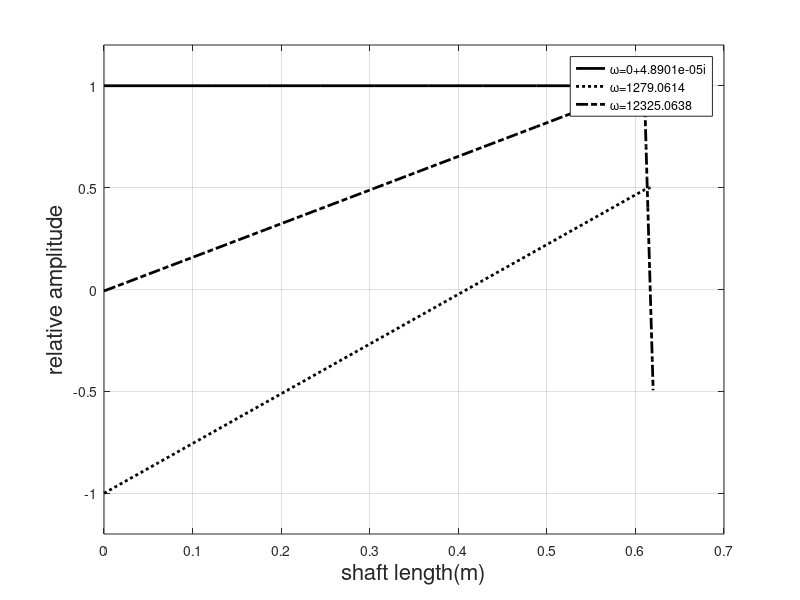

The MATLAB source for this figure:
% chapter-6_Question 8
clearvars
clc

rho=0; % density 7800 kg/m^3
G = 0.8e11; % in N/m^2

d = [0.04 0.04];   % diameters of shafts in m

    nele = 2;       % no. of elements
    connect = [1 1 2;   %% First Column is element number
               2 2 3];    % Second & Third Column are Nodes (in sequence)
               
           
     coord = [1 0.000;       % first column node second column x coodinate
              2 0.610;       %provided length convert into equivalent length
              3 0.620];
         
     %mass = [4   5   6   7];     % mass of disc at each node

     %Dia = [0.08   0.1   0.12    0.14];  % dia of disc at node
     
     Ip = [0.03 0.02 0.04]; % in kg-m^2
     
bc = 1;         %1: free-free ; 2:fixed-fixed ; 3:fixed-free ; 4:free-fixed


for i=1:nele+1
    %Ip(i) = mass(i)*Dia(i)^2/8;   % polar moment of inertia of each disc
end

M = zeros(nele+1,nele+1);   %initializing global mass and stiffness matrix
K = zeros(nele+1,nele+1);

for i = 1:nele              %loop for finding elemental mass &
    nd1 = connect(i,2);     %stiffness matrix and assembly
    nd2 = connect(i,3);
    x1 = coord(nd1,2);
    x2 = coord(nd2,2);
    l = x2-x1;
    J = pi*d(i)^4/32;
    kele(:,:,i) = G*J/l*[1 -1;-1 1];
    if(i<nele)
        mele(:,:,i) = [Ip(nd1) 0; 0 0] ;      %disc is included only in left side
    else
        mele(:,:,i) = [Ip(nd1) 0;0 Ip(nd2)] ;   %disc is considered in both side
    end
    %assembly
    vec = [nd1 , nd2];  %global dof vector for assembly
    for ii = 1:2
        for jj = 1:2
            K(vec(ii),vec(jj)) =K(vec(ii),vec(jj))+kele(ii,jj,i);
            M(vec(ii),vec(jj)) =M(vec(ii),vec(jj))+mele(ii,jj,i);
        end
    end
end

% imposing boundary condition

if(bc==1)       %free-free
    Kred = K;
    Mred = M;
elseif(bc==2)      %fixed-fixed
    Kred = K(2:nele,2:nele);
    Mred = M(2:nele,2:nele);
elseif(bc==3)       %fixed-free
    Kred = K(2:nele+1,2:nele+1);
    Mred = M(2:nele+1,2:nele+1);
else                %free-fixed
    Kred = K(1:nele,1:nele);
    Mred = M(1:nele,1:nele);
end

D = Mred\Kred;
[eig_vec,eig_val] = eig(D);


for i=1:nele+1
    wnf(i) = sqrt(eig_val(i,i));      %critical speed
    mode(:,i) = eig_vec(:,i)/max(abs(eig_vec(:,i)));   %normalised eigen vector
end

for p=1:length(wnf)-1
  for i =1:length(wnf)-1      %arranging in asceending order
    if wnf(i)>wnf(i+1)
        temp_wnf = wnf(i);
        wnf(i) = wnf(i+1);
        wnf(i+1) = temp_wnf;
        temp_mode(:,1) = mode(:,i);
        mode(:,i) = mode(:,i+1);
        mode(:,i+1) = temp_mode(:,1);
    end
  end
end


%post processing

disp('Solution is printed to a text file "chapter-6_Question 8_output_FEM.txt"');
disp('mode shape is saved as "Mode_shape_chapter-6_Question 8_FEM.fig"');
fid = fopen('Output_chapter-6_Question 8_FEM.txt','w');
fprintf(fid,'Finite Element method\n\n');
if rho==0
    fprintf(fid,'shaft with multiple disc \n Neglecting shaft mass\n\n\n');
else
    fprintf(fid,'shaft with multiple disc \n Considering shaft mass\n\n\n');
end    
fprintf(fid,'Number of elements = %d\n',nele);
fprintf(fid,'Density of Shaft = %d\n',rho);

if(nele <= 6)
for i=1:nele
    fprintf(fid,'Element-%d\n',i);
    fprintf(fid,'----------\n\n');
    fprintf(fid,'Mass Matrix [M]%d\n',i);
    for ii = 1:2
        for jj=1:2
            fprintf(fid,'%.2f\t',mele(ii,jj,i));
        end
        fprintf(fid,'\n');
    end
    fprintf(fid,'\n');
    fprintf(fid,'Stiffness matrix [K]%d\n',i);
    for ii = 1:2
        for jj=1:2
            fprintf(fid,'%.2f\t',kele(ii,jj,i));
        end
        fprintf(fid,'\n');
    end
    fprintf(fid,'\n');
end


fprintf(fid,'Global Mass matrix \n');
for i=1:nele+1
    for j= 1:nele+1
        fprintf(fid,'%.4f \t',M(i,j));
    end
    fprintf(fid,'\n');
end

fprintf(fid,'\n');
fprintf(fid,'Global Stiffness matrix \n');
for i=1:nele+1
    for j= 1:nele+1
        fprintf(fid,'%1.2e \t',K(i,j));
    end
    fprintf(fid,'\n');
end
fprintf(fid,'\n');
if(bc==1)
    fprintf(fid, '"Free-Free" Boundary condition\n');
elseif(bc==2)      
   fprintf(fid, 'Fixed-Fixed Boundary condition\n');
elseif(bc==3)      
   fprintf(fid, 'Fixed-Free Boundary condition\n');
else                
    fprintf(fid, 'Free-Fixed Boundary condition\n');
end
fprintf(fid,'\n');
fprintf(fid,'Natural frequencies:\n');
fprintf(fid,'%.3f \n',wnf);
fprintf(fid,'\n');
fprintf(fid,'Eigen vector matrix \n');
for i=1:length(wnf)
    for j= 1:length(wnf)
        fprintf(fid,'%.4f \t',eig_vec(i,j));
    end
    fprintf(fid,'\n');
end

fprintf(fid,'\n');
fprintf(fid,'Normalised eigen vector matrix \n');
for i=1:length(wnf)
    for j= 1:length(wnf)
        fprintf(fid,'%.4f \t',mode(i,j));
    end
    fprintf(fid,'\n');
end

fclose(fid);
end


for i = 1:length(wnf)
    phi_z=[];
    x_z = [];
    for j = 1:nele
        nd1 = connect(j,2);  
        nd2 = connect(j,3);
        x1 = coord(nd1,2);
        x2 = coord(nd2,2);
        l = x2-x1;
        x = x1:l/10:x2;     %deviding each element into small element for smooth mode shape
        phi1 = mode(j,i);
        phi2 = mode(j+1,i);
        for k=1:length(x)
            z = x(k)-x1;
            N1 = 1-(z/l);
            N2 = z/l;
            phi(k)=[N1 N2]*[phi1; phi2];
        end
        phi_z = [phi_z,phi];
        x_z =[x_z,x];
    end
       
    mode_1(:,i)=phi_z; % /max(abs(phi_z));  % normalised
end



h = figure(1);
set(gcf, 'Position', get(0,'Screensize'));

if(size(mode_1,2) < 4)
    nmode=size(mode_1,2);
else
    nmode=4;
end


for i = 1: nmode %length(wnf)
    if(i ==1)
        plot(x_z,mode_1(:,i), '-k', 'LineWidth', 2, 'DisplayName',['\omega=',num2str(wnf(i))]);
    elseif (i ==2)
         plot(x_z,mode_1(:,i), ':k', 'LineWidth', 2, 'DisplayName',['\omega=',num2str(wnf(i))]);
    elseif (i ==3)
         plot(x_z,mode_1(:,i),'-.k', 'LineWidth', 2, 'DisplayName',['\omega=',num2str(wnf(i))]);
    elseif (i ==4)
         plot(x_z,mode_1(:,i), '--k', 'LineWidth', 2, 'DisplayName',['\omega=',num2str(wnf(i))]);
    else
         plot(x_z,mode_1(:,i), 'DisplayName',['\omega=',num2str(wnf(i))]);
    end
         
    %hold on;
    %plot(x_z,mode_1(:,i),'Displayname',['\omega=',num2str(wnf(i))]);
    hold on;
end
grid on;
xlabel('shaft length(m)','fontsize',16);
ylabel('relative amplitude','fontsize',16);
%title('Mode shape','fontsize',20);
ylim([-1.2 1.2]);
legend('show');
saveas(h,'chapter-6_Question 8_mode_shape_FEM','png');